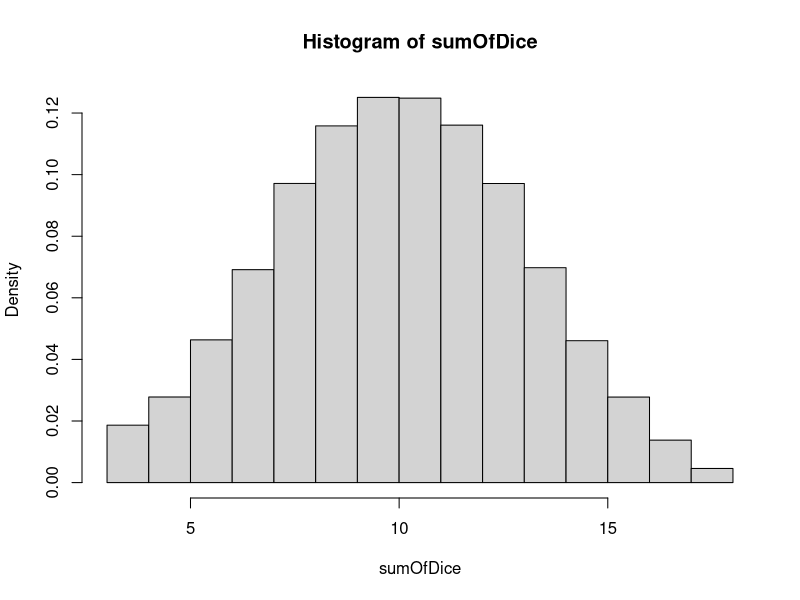

This chart was generated by the following R code:
# sumOfDice.R

sampleSize<-1000000


numberDice=3

sumOfDice=rep(0,sampleSize)

str=sprintf("Generating %d samples of the experiment   `Fic nd the sum of %d dice'  ",sampleSize,numberDice)
print(str)

for (ii in 1:sampleSize){
  sumOfDice[ii]=sum(floor(runif(numberDice,1,7)))
  #print(sumOfDice[ii])
}
if (sampleSize<10000){
  print(sumOfDice)
}

hist(sumOfDice,prob=T)